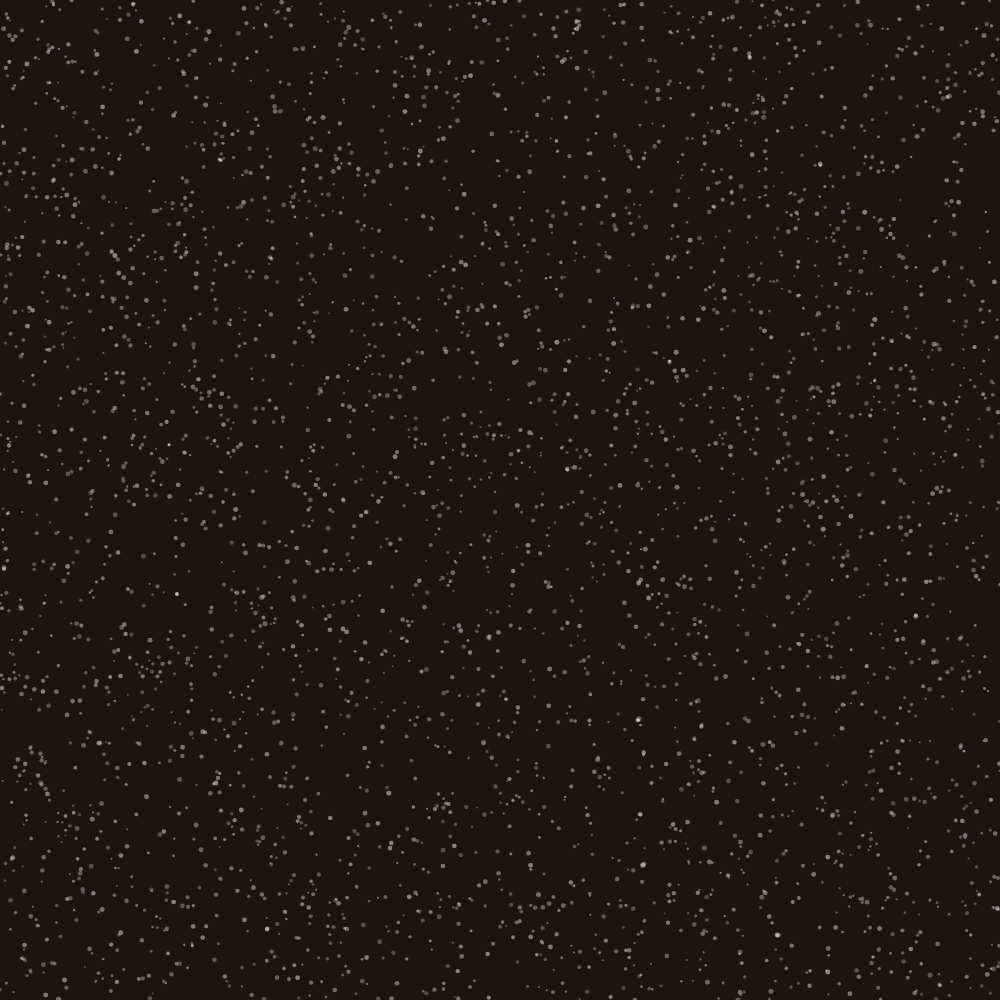
Frame 1 (no input)
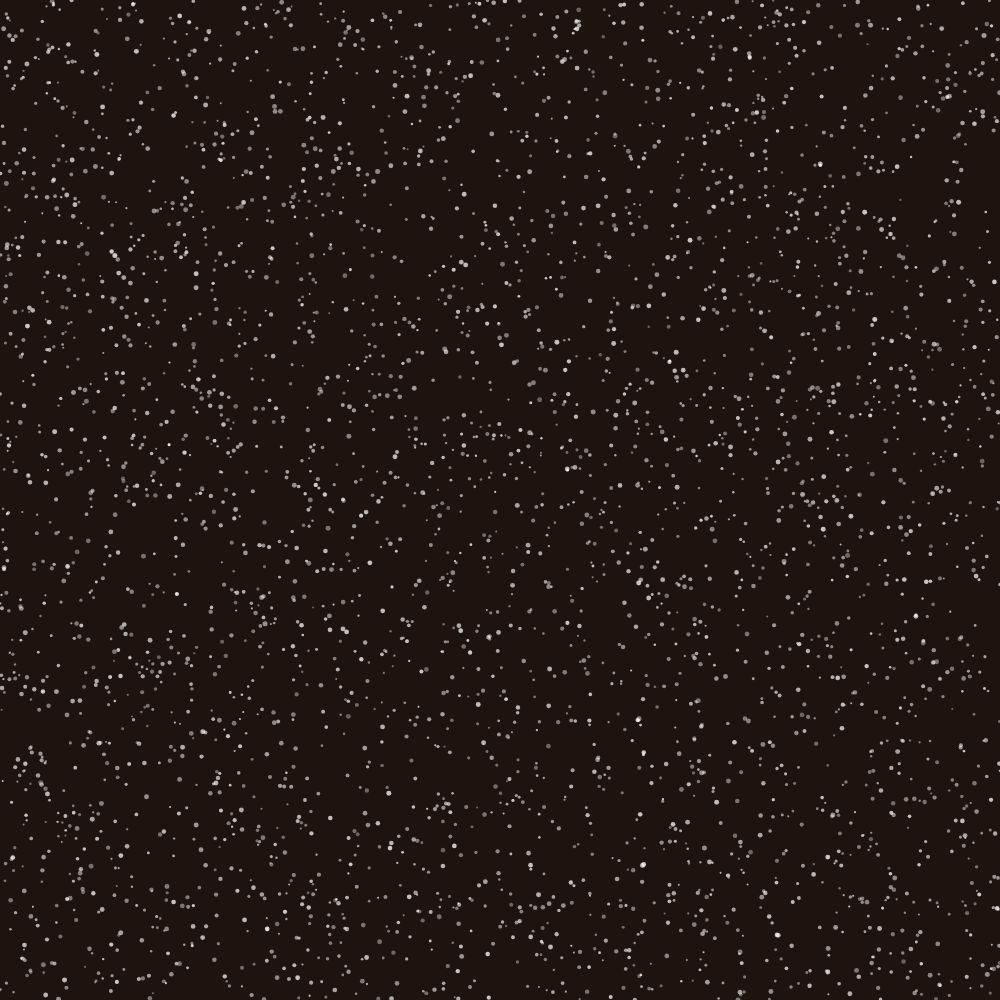
Frame 60 (no input)
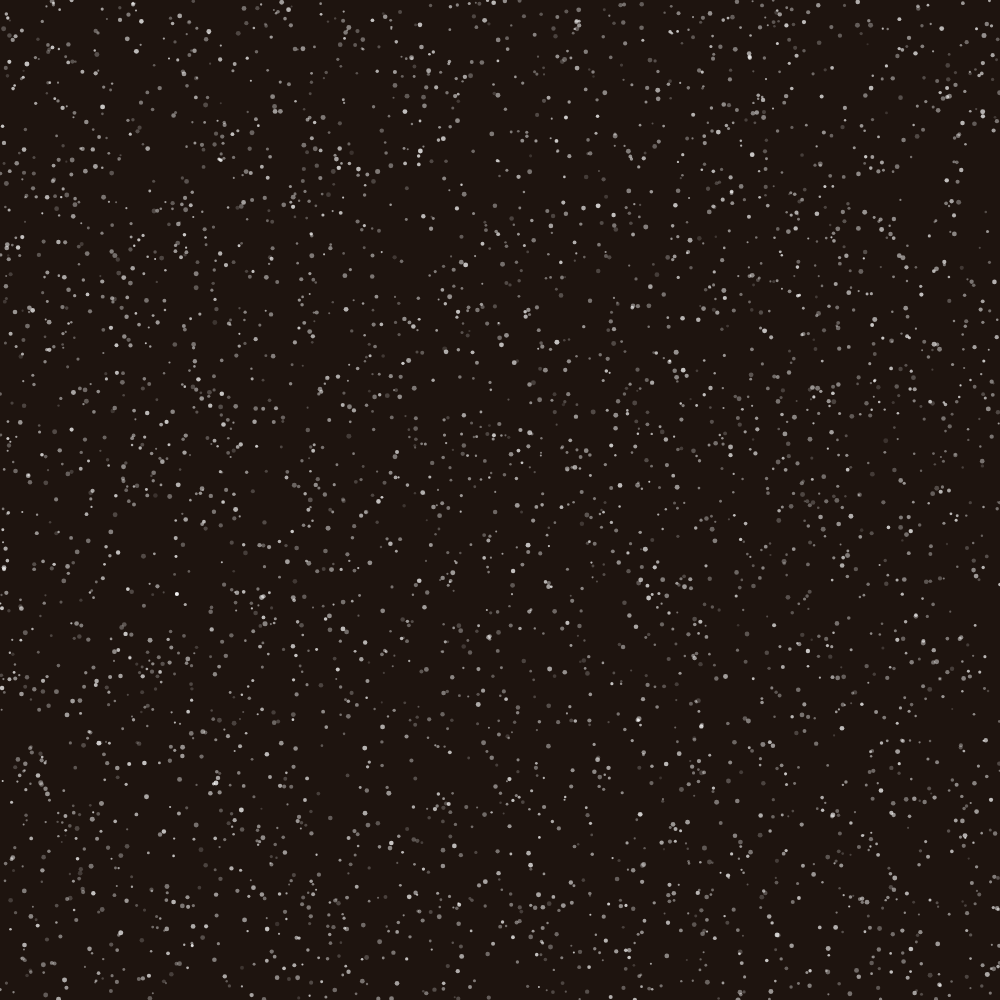
Frame 120 (the mouse pressed at the canvas centre since frame 60)

The p5.js sketch that drew these frames (run headless with seeded random() and noise() and a simulated clock; from frame 60 on, the mouse is pressed at the canvas centre):

// p5.js sketch
// ── sketch.js
// This is the Last version.
// It adds multi-stage evolution and shining effect to background dots.

// ToDoList: 
// 1.Click to select [✔] 
// 2.Selected Circle will breath. [✔]
// 3.Click two circles to connect them with a line. [✔]
// 4.Connected circles will evolve and show a middle pattern. [✔]
// 5.Connected twice to show the outer pattern. [✔]
// 6.Dots are shining. [✔]


// =======================================================================
// ======================== Global Variables =============================
// =======================================================================
// This section defines all shared state used across the sketch, including
// the global background colour, colour palettes for circles and patterns,
// and the arrays that store Circle objects. These variables are 
// initialised in setup() and then read by the drawing functions.

let globalBgColor;       // bgColor
let circleBasePalette;   // Base colours for the circles (Deep Earth tones)
let patternPalette;       // Colours for patterns/details (High contrast/Bright)
let circles = [];        // Stores all Circle objects, added dynamically on click
let backgroundDots = []; // Stores background dot data to prevent flicker

// --- New variables for Connections ---
let connections = [];     // Stores all {from, to} connection objects
let selectedCircle = null; // Stores the first selected circle (the connection source)

// =========================================================================
// ======================= Layout & Background =============================
// =========================================================================

// --- Responsiveness ---
function windowResized() {
    let size = min(windowWidth, windowHeight);
    resizeCanvas(size, size);
    // Regenerate dots to fit new canvas size
    backgroundDots = [];
    generateBackgroundDots();
    draw(); 
}

// --- Background texture: dense random scattered white dots ---
/*
    This background texture uses probabilistic dot density to distribute thousands of 
    semi-transparent white dots across the canvas. 
*/

// Generates dot data once and stores it in the backgroundDots array.
function generateBackgroundDots() {
    let density = 0.004;  // Controls how many dots per pixel area.
    let numDots = floor(width * height * density);  // Calculate the total number of dots.
    for (let i = 0; i < numDots; i++) {
        let x = random(width); // Random x position
        let y = random(height); // Random y position
        let dotSize = random(width * 0.002, width * 0.005); // Set dot size relative to canvas width
        let alpha = random(100, 200);   // We want the dots have different opacity, so they look like shining stars!
        let speed = random(0.0005, 0.002); // each dot shining individually, because it has different pulse speed.
        backgroundDots.push({ x: x, y: y, dotSize: dotSize, alpha: alpha , speed: speed});
        // once it is randomized, it will be stored to avoid flicker.
    }
}

// Draws the pre-calculated dots from the array.
// I also use millis combined with sin and map to make the dots look like twinkling.
function drawBackgroundDots() {
    push();
    noStroke();
    let pulse; // change the alpha value of the dot to make it look like shining.
    
    for (let dot of backgroundDots) { // iterate through each dot to draw it.
        pulse = sin(millis() * dot.speed); // shining smoothly
        pulse = map(pulse, -1, 1, 0.2, 1);
        fill(255, 255, 255, dot.alpha*pulse);  // Pure white, varying opacity
        ellipse(dot.x, dot.y, dot.dotSize);
    }
    pop();
}

// --- New function to draw connections (Individual Work) ---
// This function draws the lines based on the user-created 'connections' array.
// (Individual Work) I change the line color to white and make it thinner.
function drawRoads() {
    let linkColor = color(255,255,255); 
    // Use push/pop to isolate style settings for lines
    push(); 
    stroke(linkColor);
    strokeWeight(4);  // Fixed wide width

    for (let conn of connections) {
        line(conn.from.x, conn.from.y, conn.to.x, conn.to.y); 
    }
    pop();
}

// =========================================================================
// ======================= Interaction Logic (Individual Work) =============
// =========================================================================
// isSelected (attribute of Circle class) and selectedCircle will update according to variable selectedCircle.
// clickedCircle will always update first.

// 1. Click empty space -> Create a new, unselected circle.
// 2. Click an unselected circle -> Select it as 'source' (it breathes).
// 3. Click a second circle -> Create a connection, evolve both,
//    and make the new circle breathe. The second circle becomes the new 'source'.
// 4. Click the same circle twice -> Deselect it.

function mouseClicked() {
    let clickedCircle = null; // Stores the circle clicked in this frame

    // Check if we clicked an existing circle
    for (let c of circles) { // iterate through each circle
        if (c.isClicked(mouseX, mouseY)) {
            clickedCircle = c; // store the clicked circle
            break; // Found it
        }
    }

    if (clickedCircle) {
        // --- If we click an existing circle ---
        
        if (selectedCircle) {
            // We already have a circle selected (it's the 'from')
            if (clickedCircle === selectedCircle) {
                // User clicked the same circle again: Deselect it
                clickedCircle.isSelected = false;
                selectedCircle = null;
            } else {
                // User clicked a different circle: Create connection!
                connections.push({ from: selectedCircle, to: clickedCircle });
                
                // Evolve both circles involved in the connection
                selectedCircle.addConnection();
                clickedCircle.addConnection();
                
                // Deselect all circles except the newly clicked one
                for(let c of circles) {
                    c.isSelected = (c === clickedCircle);
                }
                
                // Make the new circle the active source for the next connection
                selectedCircle = clickedCircle;
            }
        } else {
            // This is the first circle being selected in a chain
           for(let c of circles) {
                c.isSelected = (c === clickedCircle); // Select only this one
            }
            selectedCircle = clickedCircle;
        }

    } else {
        // --- If we click on empty space ---
        
        // Deselect all circles
        for (let c of circles) {
            c.isSelected = false;
        }
        selectedCircle = null; // Clear the connection source

        // Create the new circle
        let r = width / 8; 
        let newCircle = new Circle(mouseX, mouseY, r); // create at mouse position

        newCircle.showInner = true; // Activate it
        // Set random properties once
        newCircle.innerPatternType = floor(random(2));
        newCircle.innerBaseColor = random(circleBasePalette);
        newCircle.innerPatternColor = random(patternPalette);
        circles.push(newCircle);
    }
}

// ======================================================================
// ======================== CIRCLE CLASS ================================
// ======================================================================
// The Circle class encapsulates all logic for drawing a single circular
// motif. Each Circle instance stores its position, radius, and randomly
// chosen pattern types for the outer, middle, and inner layers. The class
// provides a display() method that renders the circle as a three-layer
// structure (buffer, outer, middle, inner) using a variety of generative
// pattern functions.

// (Individual Work Comments):
// I add addConnection() to update the connection count and show pattern accordingly.
// I add connectionCount to track the number of connections.

class Circle {
/*
    Each Circle object randomly selects pattern types for its outer, middle,
    and inner layers. This modular structure expands on OOP techniques,
    enabling controlled variation through generative rules.
*/
    constructor(x, y, r) {
        this.x = x;
        this.y = y;
        this.r = r; 
        
    // --- State Variables (Individual Work) ---
        this.showMiddle = false;  // if show the middle pattern
        this.showOuter = false; // New state for max evolution
        this.isSelected = false; // for breathing animation
        this.connectionCount = 0; // for evolution
        
        // --- Inner Pattern Properties (for flicker-free draw) ---
        this.innerPatternType = 0;
        this.innerBaseColor = color(0);
        this.innerPatternColor = color(255);
        
        // --- Middle Pattern Properties ---
        this.middlePatternType = floor(random(4));
        this.middleBaseColor = color(0);
        this.middlePatternColor = color(255);
        
        // --- Outer Pattern Properties ---
        this.outerPatternType = floor(random(4)); 
        this.outerBaseColor = color(0);
        this.outerPatternColor = color(255);
        
        // use the seed to generate the same pattern to avoid flickering.
        this.seed = random(1000000); // ref:https://p5js.org/reference/p5/randomSeed/
    }

    // (Individual Work)
    // check if the mouse is clicked on the circle using the distance
    // if the clicked distance is smaller than the radius, then it is clicked.
    isClicked(mx, my) {
        let d = dist(mx, my, this.x, this.y);
        return (d < this.r * 0.7); 
    }

    // (Individual Work)
    // Called when a connection is made to this circle
    addConnection() {
        this.connectionCount++; // Increment
        
        if (this.connectionCount === 1) {
            // First connection: activate middle layer
            this.showMiddle = true;
            // Set colors once
            this.middleBaseColor = random(circleBasePalette);
            this.middlePatternColor = random(patternPalette);
            
        } else if (this.connectionCount === 2) {
            // Second connection: activate outer layer
            this.showOuter = true;
            // Set colors once
            this.outerBaseColor = random(circleBasePalette);
            this.outerPatternColor = random(patternPalette);
        
        } else if (this.connectionCount > 2) {
            // Subsequent connections: refresh all patterns
            this.refreshPatterns();
        }
    }
    // randomize all properties
        refreshPatterns() {
        // Re-randomize seed for new shapes
        this.seed = random(1000000); 
        
        // Re-randomize types
        this.outerPatternType = floor(random(4));
        this.middlePatternType = floor(random(4));
        this.innerPatternType = floor(random(2));
        
        // Re-randomize all colors
        this.outerBaseColor = random(circleBasePalette);
        this.outerPatternColor = random(patternPalette);
        this.middleBaseColor = random(circleBasePalette);
        this.middlePatternColor = random(patternPalette);
        this.innerBaseColor = random(circleBasePalette);
        this.innerPatternColor = random(patternPalette);
    }

    // --- Main Display Method ---
    display() {

        // from the official p5.js reference: https://p5js.org/reference/p5/randomSeed/
        randomSeed(this.seed); // This makes all random() calls stable
       
        // Uses push/pop/translate to simplify drawing coordinates (relative to center 0,0)
        push(); 
        // 1. Move origin to the circle's center
        translate(this.x, this.y); 
        // Rotate animation
        // the rotation speed is related to the connection count
        // the more connection count, the faster the rotation speed
        rotate(frameCount * 0.01 * (this.connectionCount+ 1)); 

        // I want scale the circle, so It won't overlap with other circles
        if(this.connectionCount <=2){
          if(this.connectionCount == 0) { //do nothing
          }
          else if(this.connectionCount == 1 ){
            scale(0.75);
          }
          else if(this.connectionCount == 2) {
            scale(0.6);
          }
        }
        else{
          scale(0.6);
        } 
        // (Individual) If the circle is selected, apply a "breathing" scale animation
        if (this.isSelected) { 
            // from the official p5.js reference: https://p5js.org/reference/p5/millis/
            let pulse = sin(millis() * 0.005); // Oscillates smoothly
            let scaleFactor = map(pulse, -1, 1, 1.0, 1.15); // The range of sin is -1 to 1, map it to scale range
            scale(scaleFactor); // Apply scaling
        }
        // 2. Draw Patterns
        if (this.showOuter) {
            this.displayOuterPattern();
        }
        if (this.showMiddle) {
            this.displayMiddlePattern();
        }
        this.displayInnerPattern();  

        drawingContext.shadowBlur = 0;
        
        pop(); // only scale the selected circle
    }
// --- Drawing Utilities (Helpers) ---
    /*
        Many of the custom shapes in this sketch use beginShape() together with
        curveVertex() to build smooth, organic outlines instead of perfect geometric primitives. 
        This technique was not fully covered in class and is adapted from the official p5.js reference:
            - beginShape(): https://p5js.org/reference/p5/beginShape/
            - curveVertex(): https://p5js.org/reference/p5/curveVertex/
        By adding small random jitter to the radii of points before calling
        curveVertex(), we simulate hand-drawn contours and irregular blobs.
    */

    //  beginShape() + curveVertex()： draw a small, irregular dot shape at a given radial offset and angle.
    //  rotate(random(TWO_PI));is removed to avoid flicker
    drawIrregularBlob(rOffset, angle, size, col) { //no random rotation now
    //  Calculate position based on polar coordinates
        let x = cos(angle) * rOffset;
        let y = sin(angle) * rOffset;
        fill(col);
        noStroke();
        push();
        translate(x, y); 
        beginShape();
        let points = 8;  
        for (let i = 0; i <= points; i++) { // Use <= to close curve
            let a = TWO_PI / points * i;
        // Jitter the radius of the dot itself
            let r = size * 0.5 * random(0.85, 1.15); // This random() is stable
            curveVertex(cos(a) * r, sin(a) * r); 
        }
        endShape(CLOSE);
        pop();
    }
    // larger version of drawIrregularBlob() used to draw big circular motifs
    drawHandDrawnCircle(r, fillCol, strokeCol, strokeW) {
    //  draws a large base circle with a slightly jittered radius, 
    //  beginShape() + curveVertex(): described above to create an organic, hand-drawn outline.
    // This function can be used to draw circles both with fill and without fill.
        if (fillCol) fill(fillCol); else noFill();
        if (strokeCol) stroke(strokeCol); else noStroke();
        if (strokeW) strokeWeight(strokeW);
        beginShape();
        let points = 50;  
        //  if the number of points is too small, the circle will look like a polygon.
        //  if the number of points is too big, the circle will look too perfect!
        for (let i = 0; i <= points; i++) {
            let angle = (TWO_PI / points) * i;
            let jitter = random(-r * 0.02, r * 0.02); // This random() is stable
            let radius = r + jitter;
            curveVertex(cos(angle) * radius, sin(angle) * radius);
        }
        endShape(CLOSE);
    }
  // ================= OUTER PATTERNS =================
    
    //  Use stored colors
    displayOuterPattern() {
        //The glow effect code are generated by AI
        // It adds a glow effect, so the circles looks like celestial bodies.
        // Use the brightest pattern color for the glow
        push();
        drawingContext.shadowBlur = 60;
        drawingContext.shadowColor = this.innerBaseColor;
        this.drawHandDrawnCircle(this.r, this.outerBaseColor, color(0, 50), 2);
        let patCol = this.outerPatternColor;
        drawingContext.shadowBlur = 0;
        pop();

        //  draw the outer pattern based on the pattern type
        switch (this.outerPatternType) {
            case 0: this.drawOuterDotsPattern(patCol); break;
            case 1: this.drawOuterRadiatingLinesPattern(patCol); break;
            case 2: this.drawOuterStripedRingPattern(patCol); break;
            case 3: this.drawOuterRadialDashPattern(patCol); break; 
        }
    }

    //  Pattern 0: Irregular Dots Ring
    drawOuterDotsPattern(col) {
        let dotSize = this.r * 0.07;  
        let dotSpacing = this.r * 0.09; 
        //  the dots ring starts from a radius of 0.65 times the radius of the circle
        //  and will end at 0.95 times the radius of the circle
        for (let radius = this.r * 0.65; radius < this.r * 0.95; radius += dotSpacing) { 
            let count = floor((TWO_PI * radius) / dotSpacing); //  calculate the number of dots
            //  so the density of dots on each circle is identical
            for (let i = 0; i < count; i++) {  // (Group) draw dots ring
                let angle = (TWO_PI / count) * i;
                this.drawIrregularBlob(radius, angle, dotSize, col);
            }
        }
    }
    
    //  Pattern 1: Radiating Lines (Sunburst)
    //  Uses rotate() to simplify drawing lines radiating from center
    drawOuterRadiatingLinesPattern(col) {
        let numLines = 40;
        stroke(col);
        strokeWeight(this.r * 0.015);
        strokeCap(ROUND);
        
        for (let i = 0; i < numLines; i++) {
            let angle = (TWO_PI / numLines) * i + random(-0.05, 0.05); //  add random jitter
            push(); 
            rotate(angle); //  Rotate context
            //  Draw line along the X-axis
            line(this.r * 0.6, 0, this.r * 0.95, 0);
            //  Draw dot at the tip
            this.drawIrregularBlob(this.r * 0.95, 0, this.r * 0.03, col); 
            pop(); 
        }
    }
    
    //  Pattern 2: Striped Ring
    drawOuterStripedRingPattern(col) {
        noFill();
        stroke(col);
        let baseStrokeWeight = this.r * 0.025; 
        let numRings = 2;  //  we only want 2 rings to make the pattern look more brief
        for (let i = 0; i < numRings; i++) {
            let radius = map(i, 0, numRings - 1, this.r * 0.65, this.r * 0.9);
            //  The map() function scales a value from one range to another.
            //  Here, it takes the loop counter 'i' (which goes from 0 to numRings - 1)
            //  and converts it to a corresponding radius value.
            strokeWeight(baseStrokeWeight * random(0.8, 1.2)); 
            this.drawHandDrawnCircle(radius, null, col, null);
            //  Because we don't want a circle with fill, we pass 'null' for fillCol.
        }
    }
    
    //  Pattern 3: Radial Dash (Sine Wave Spring)
    //  Uses sin() to create a continuous wavy circumference
    //  This pattern also relies on beginShape() + curveVertex()
    drawOuterRadialDashPattern(col) {
        noFill(); 
        stroke(col); 
        strokeWeight(this.r * 0.025);
        let baseRadius = this.r * 0.73;
        let waveHeight = baseRadius * 0.30;
        //  waveHeight is the amplitude
        let waveFrequency = 60;
        //  waveFrequency controls how many full oscillations
        let totalPoints = 240;   
        //  totalPoints determines the smoothness (resolution)
        
        beginShape();
        for (let j = 0; j <= totalPoints; j++) {
            let angle = (TWO_PI / totalPoints) * j;
            let offset = sin(angle * waveFrequency) * waveHeight;
            let finalRadius = baseRadius + offset;
            finalRadius += random(-this.r * 0.005, this.r * 0.005);
            curveVertex(cos(angle) * finalRadius, sin(angle) * finalRadius);
        }
        endShape(CLOSE); 
    }
    
    // ================= MIDDLE PATTERNS  =================
    
    // (Individual) Use stored colors
    displayMiddlePattern() {
        push();
        drawingContext.shadowBlur = 60;
        drawingContext.shadowColor = this.innerBaseColor;
        this.drawHandDrawnCircle(this.r * 0.55, this.middleBaseColor, null, 0);
        let patCol = this.middlePatternColor;
        drawingContext.shadowBlur = 0;
        pop();

        switch (this.middlePatternType) {
            case 0: this.drawMiddleConcentricDotsPattern(patCol); break;
            case 1: this.drawMiddleUshapePattern(patCol); break;
            case 2: this.drawMiddleSolidRings(patCol); break;
            case 3: this.drawMiddleConcentricRings(patCol); break; 
        }
    }

    //  Pattern 0: Concentric Dots
    drawMiddleConcentricDotsPattern(col) {
        let dotSize = this.r * 0.04;
        for (let r = this.r * 0.2; r < this.r * 0.5; r += dotSize * 1.5) {
            let count = floor((TWO_PI * r) / (dotSize * 1.5));
            for (let i = 0; i < count; i++) {
                let angle = (TWO_PI / count) * i;
                this.drawIrregularBlob(r, angle, dotSize, col);
            }
        }
    }
    
    //  Pattern 1: U-Shape Symbols
    //  Represents a person sitting in Indigenous art
    drawMiddleUshapePattern(col) {
        noFill();
        stroke(col);
        strokeWeight(this.r * 0.02);
        let count = 8; //  The total number of U-shapes to draw.
        let r = this.r * 0.35; //  The radius of the orbit
    
        for (let i = 0; i < count; i++) {
            let angle = (TWO_PI / count) * i;
            //  Calculate the angle for this specific shape's position
            push();
            rotate(angle); 
            translate(r, 0); 
            rotate(PI/2); 
            //  arc() draws a semicircle from angle 0 to PI (180 degrees)
            arc(0, 0, this.r*0.15, this.r*0.15, 0, PI); 
            pop();
        }
    }
    
    //  Pattern 2: Solid Rings
    drawMiddleSolidRings(col) {
        this.drawHandDrawnCircle(this.r * 0.45, col, null, 0);
        let col2 = random(patternPalette); // This random() is stable
        this.drawHandDrawnCircle(this.r * 0.3, col2, null, 0);
    }
    
    //  Pattern 3: Concentric Rings
    drawMiddleConcentricRings(col) {
        noFill();
        stroke(col);
        let baseStrokeWeight = this.r * 0.01; 
        let numRings = 5;  //  The total number of concentric rings
        for (let j = 0; j < numRings; j++) {
            let currentRadius = map(j, 0, numRings - 1, this.r * 0.3, this.r * 0.5);
            strokeWeight(baseStrokeWeight * random(0.8, 1.2)); // This random() is stable
            //  Use drawHandDrawnCircle for consistency
            this.drawHandDrawnCircle(currentRadius, null, col, null);
        }
    }

    // ================= INNER PATTERNS =================
    displayInnerPattern() {
  
        push();
        drawingContext.shadowBlur = 60;
        drawingContext.shadowColor = this.innerBaseColor;
        this.drawHandDrawnCircle(this.r * 0.25, this.innerBaseColor, null, 0);
        drawingContext.shadowBlur = 0;
        pop();
        let patCol = this.innerPatternColor;
        
        if (this.innerPatternType === 0) {
            //  Simple large blob (Center Eye)
            this.drawIrregularBlob(0, 0, this.r * 0.15, patCol); //  0,0 is center
        } else {
            //  Spiral Line
            noFill();
            stroke(patCol);
            strokeWeight(this.r * 0.015);
            //  Here we again use beginShape() + curveVertex() to build a spiral-like
            //  path, applying the same hand-drawn curve technique.
            beginShape();
            for (let i = 0; i < 50; i++) {
                let r = map(i, 0, 50, 0, this.r * 0.2);
                let angle = i * 0.4;
                curveVertex(cos(angle)*r, sin(angle)*r);
            }
            endShape();
        }
    }
} 
// ======================================================================
// ======================== SETUP & DRAW ================================
// ======================================================================

function setup() {
    //  Use min dimension to ensure square aspect ratio fits screen
    let size = min(windowWidth, windowHeight);
    createCanvas(size, size);

    // --- 1. Colour palette system (Aboriginal-inspired style) ---
    globalBgColor = color(30, 20, 15); // (Group) Deep, dark earth background
    
    circleBasePalette = [
        color(90, 40, 20),   // (Red Ochre)
        color(60, 30, 15),   // (Deep Earth)
        color(40, 45, 35),   // (Bush Green)
        color(110, 60, 30),  // (Burnt Orange)
        color(20, 20, 20)    // (Charcoal)
    ];
    
    patternPalette = [
        color(255, 255, 255), // (Ceremony White) 
        color(255, 240, 200), // (Cream)
        color(255, 215, 0),   // (Sun Yellow)
        color(255, 140, 80),  // (Bright Ochre)
        color(160, 180, 140), // (Sage)
        color(200, 200, 210)  // (Ash)
   ];
    
    // --- 2. Generate static background dots (Individual Work) ---
    generateBackgroundDots();
}

function draw() {
    background(globalBgColor); 
    
     // 1. Background Texture (flicker-free)
    //  Draw random white dots that fill the canvas
    drawBackgroundDots();
    
    // 2. Connection Layer (Roads)
    //  Draw wide network lines between selected circle centres
    //  Rendered BEFORE circles so lines appear to go *under* them
    drawRoads(); 

    // 3. Main Circle Layer
    //  Iterate through all circle objects and call their display method
    for (let c of circles) {
        c.display();
    }
}
